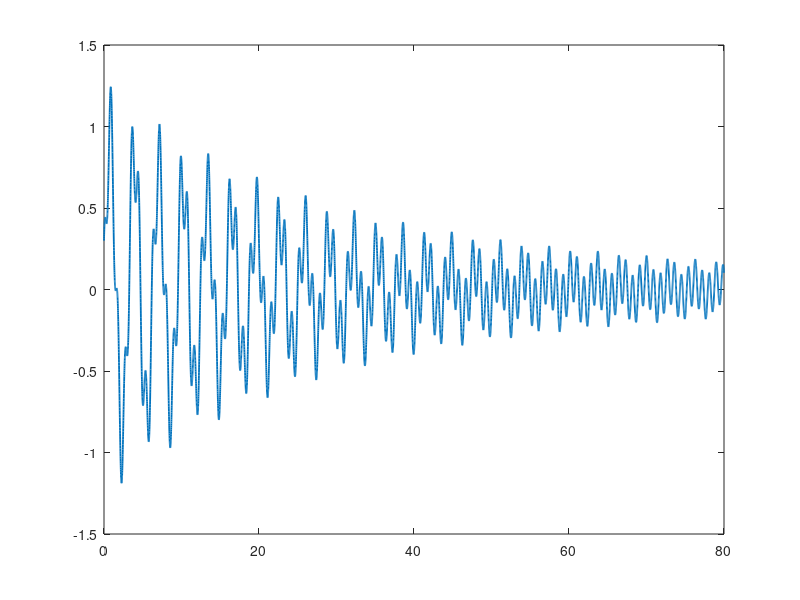

Write MATLAB code to recreate this figure. (Note: this script raises an error after producing the figure.)
clear; clc; close all;

t = linspace(0,80,12000);
y = exp(-0.04*t).*sin(2*t)+0.3*exp(-0.01*t).*cos(7*t);
figure('Color','w')
plot(t,y,'LineWidth',1.3)
hold on
yline(0)
xlabel('Time')
ylabel('Signal Amplitude')
title('High-Resolution Damped Oscillatory Signal')
xlim([0 80])
grid on
box on
set(gca,'FontSize',12,'LineWidth',1.2)
exportgraphics(gcf,'damped_signal.png','Resolution',300)
